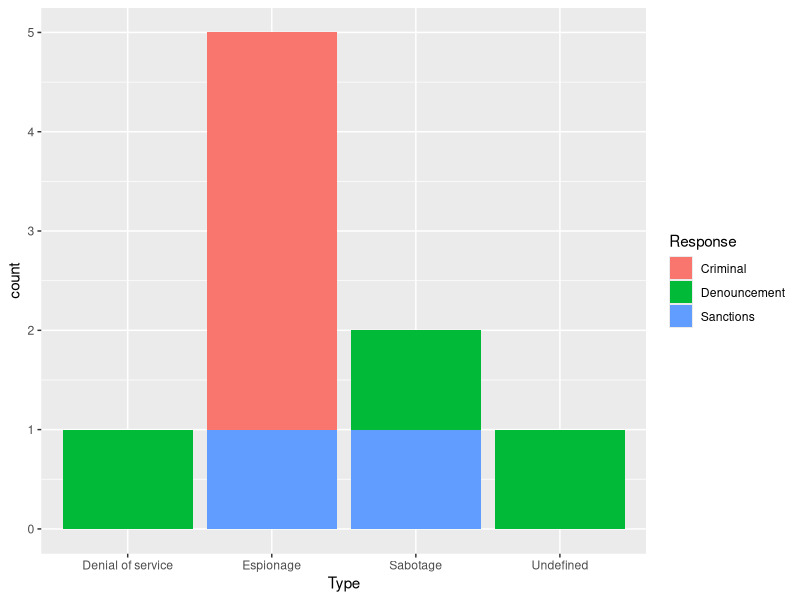

Recreate this plot in R.
# Scripts for cyber-espionage journal article
# Autor: Alex Petros 
library(tidyverse)
library(ggthemes)

# comment this line if your file is elsewhere
setwd('~/Documents/journal/src/data/')

# https://www.cfr.org/interactive/cyber-operations
cfr_data <- read_csv('./cyber-operations-incidents.csv') 

# added some useful columns and removed sources
cyber_incidents <- cfr_data %>% 
  mutate(us_target=if_else(grepl("United States", Victims), TRUE, FALSE)) %>% 
  mutate(has_response=!is.na(Response)) %>% 
  mutate(Response=str_extract(Response, '\\w+\\b')) %>% 
  select(-Sources_1, -Sources_2, -Sources_3) %>% 
  replace_na(list(Type = "Undefined"))

# select cyber-incidents aginst the US
us_targeted <- cyber_incidents %>% 
  filter(us_target == TRUE) %>%
  select(-us_target)

# count of how often states respond to cyber-incidents by type
# swap in us_targeted for for US-only count
response_stats <- cyber_incidents %>% 
  group_by(Type) %>% 
  summarize(num_incidents = n(), 
            num_responses = sum(has_response==TRUE), 
            response_pct = mean(has_response==TRUE)*100) %>% 
  ungroup() %>% 
  arrange(desc(response_pct))
response_stats
  

# plot workspace
ggplot(data=filter(us_targeted, !is.na(Response))) +
  geom_bar(mapping=aes(x=Type, fill=Response))

# ex_table <- filter(us_targeted, Response == "Criminal")
# ex_table
